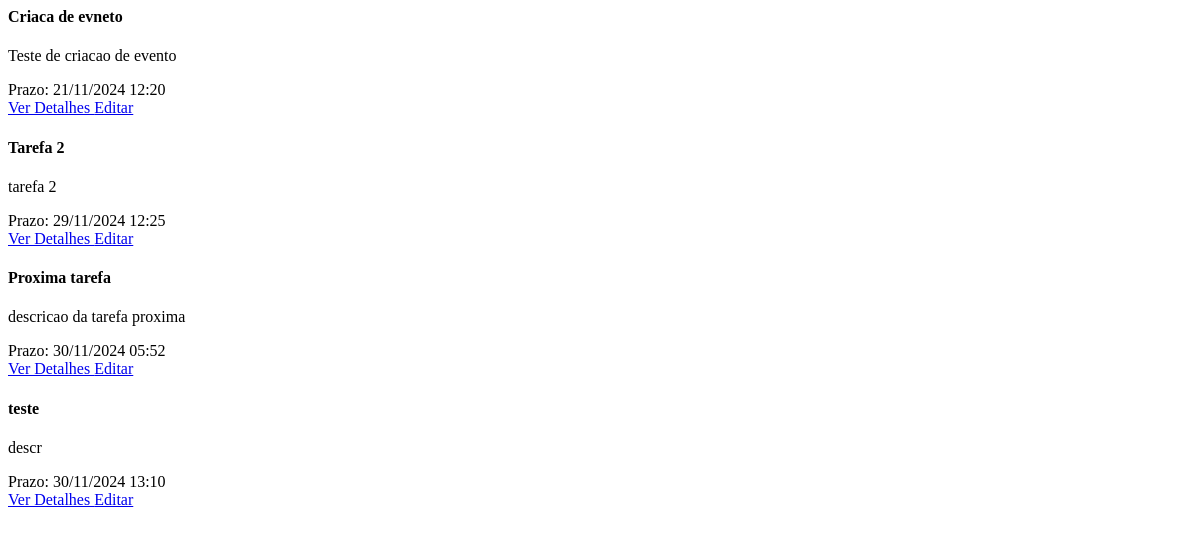
The page /tasks/partial/ (signed in) on the database as committed earlier.
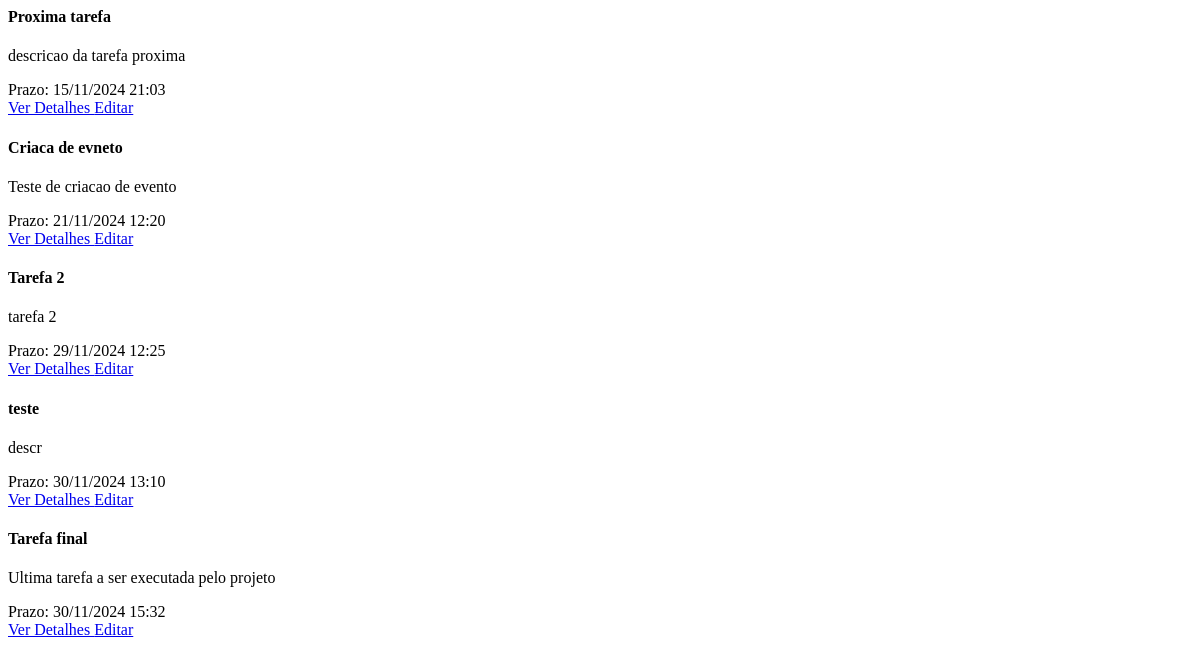
The same page on the database as committed later.
### tasks/models.py (models this page shows, shortened)
class Task(models.Model):
    PRIORITY_CHOICES = [
        ('low', 'Baixa'),
        ('medium', 'Média'),
        ('high', 'Alta'),
    ]
    STATUS_CHOICES = [
        ('todo', 'A Fazer'),
        ('doing', 'Em Andamento'),
        ('done', 'Concluída'),
    ]
    title = models.CharField('Título', max_length=200)
    description = models.TextField('Descrição')
    due_date = models.DateTimeField('Data de entrega')
    priority = models.CharField(
        'Prioridade',
        max_length=6,
        choices=PRIORITY_CHOICES,
        default='medium'
    )
    status = models.CharField(
        'Status',
        max_length=5,
        choices=STATUS_CHOICES,
        default='todo'
    )
    project = models.ForeignKey(
        Project,
        verbose_name='Projeto',
        on_delete=models.CASCADE,
        related_name='tasks'
    )
    created_at = models.DateTimeField('Criado em', auto_now_add=True)
    updated_at = models.DateTimeField('Atualizado em', auto_now=True)
    class Meta:
        verbose_name = 'Tarefa'
        verbose_name_plural = 'Tarefas'
        ordering = ['due_date']

### tasks/views.py (the view)
# urls.py: path('partial/', views.task_list_partial, name='list_partial'),
@login_required
def task_list_partial(request):
    project_id = request.GET.get('project')
    if project_id:
        tasks = Task.objects.filter(project__owner=request.user, project_id=project_id)
    else:
        tasks = Task.objects.filter(project__owner=request.user)
    return render(request, 'tasks/partials/task_list.html', {'tasks': tasks})

### templates/tasks/partials/task_list.html (shortened to what this page needs)
<div class="grid grid-cols-1 md:grid-cols-2 lg:grid-cols-3 gap-4">
    {% for task in tasks %}
        <div class="bg-white dark:bg-gray-800 rounded-lg shadow-md hover:shadow-lg transition-shadow
                    {% if task.status == 'done' %}border-l-4 border-green-500{% endif %}">
            <div class="px-4 py-2">
                <div class="flex justify-between items-start mb-4">
                    <h4 class="text-lg font-medium text-gray-900 dark:text-white">{{ task.title }}</h4>
                </div>
                <p class="text-gray-600 dark:text-gray-300 mb-4">{{ task.description|truncatewords:30 }}</p>
                <div class="flex justify-between items-center text-sm text-gray-500 dark:text-gray-400">
                    <span>Prazo: {{ task.due_date|date:"d/m/Y H:i" }}</span>
                </div>
            </div>
            <div class="px-4 py-2 bg-gray-50 dark:bg-gray-700 border-t border-gray-100 dark:border-gray-600 rounded-b-lg">
                <div class="flex justify-end space-x-2">
                    <a href="{% url 'tasks:detail' task.pk %}"
                       class="text-indigo-600 dark:text-indigo-400 hover:text-indigo-800 dark:hover:text-indigo-300">
                        Ver Detalhes
                    </a>
                    <a href="{% url 'tasks:update' task.pk %}"
                       class="text-gray-600 dark:text-gray-400 hover:text-gray-800 dark:hover:text-gray-300">
                        Editar
                    </a>
                </div>
            </div>
        </div>
    {% empty %}
        <div class="col-span-3 bg-blue-50 dark:bg-blue-900 text-blue-700 dark:text-blue-200 px-4 py-2 rounded-md">
            Nenhuma tarefa encontrada.
        </div>
    {% endfor %}
</div>

Rows that differ between the two databases and show on the page:
changed Task "Proxima tarefa": due_date "30/11/2024 05:52" → "15/11/2024 21:03"; moves up the list
added Task: title "Tarefa final", description "Ultima tarefa a ser executada pelo projeto", due_date "30/11/2024 15:32"
